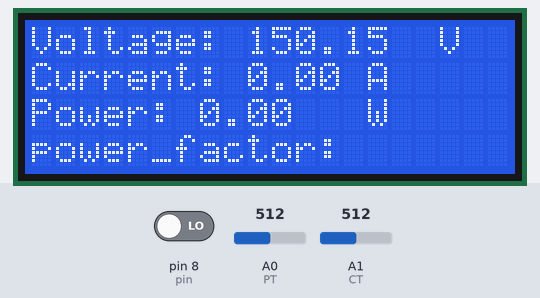
This sketch was run on a simulated Arduino Nano, built with avr-gcc and run on an emulated ATmega328P. Parts: 20×4 character LCD. The inputs (shaded band) are chosen by the test bench; at power-on: A0 (PT) = 512, A1 (CT) = 512, pin 8 (pin) LOW.

Above: at 2.2 s.
2.3 s: A0 (PT) set to 350
At 5.2 s:
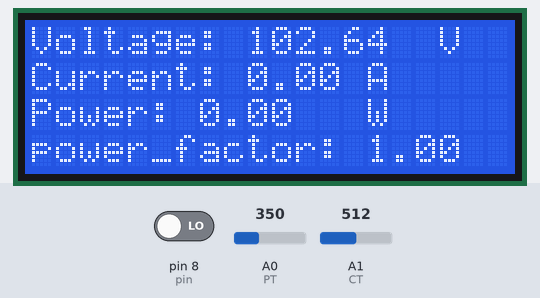
5.3 s: A1 (CT) set to 350
At 6.8 s:
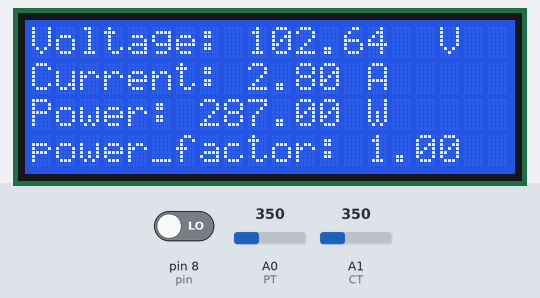
7.6 s: A0 (PT) set to 370
At 10.5 s:
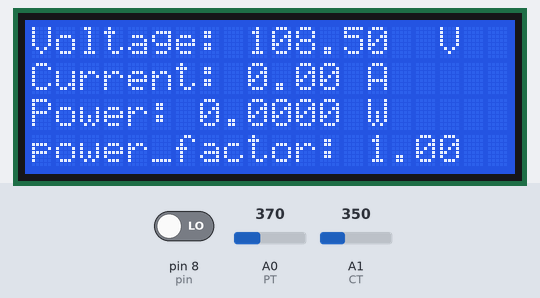
10.6 s: A0 (PT) set to 306
At 13.5 s:
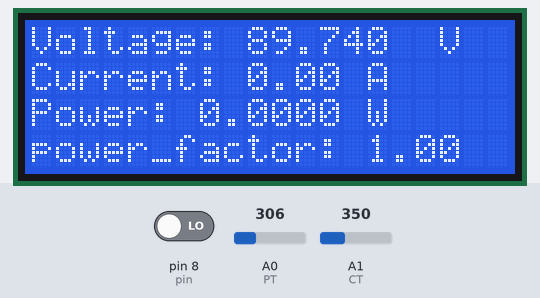
13.6 s: A1 (CT) set to 370
At 15.2 s:
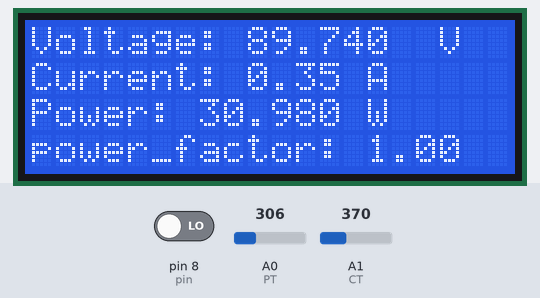
Timing chart, 0 to 16.7 s (numbered marks = the images above; inputs shaded):
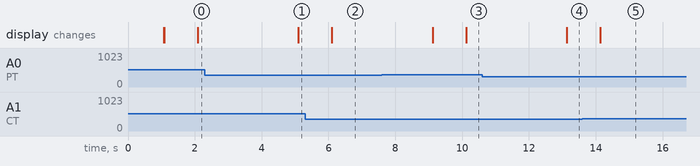

Measured:
- after the input at 2.3 s, the display: first differs from a run without the input after 2.8 s (image 1)
- after the input at 5.3 s, the display: changes after 0.80 s (image 2)
- after the input at 7.6 s, the display: first changes after 1.5 s (image 3 shows a later state)
- after the input at 10.6 s, the display: changes after 2.5 s (image 4)
- after the input at 13.6 s, the display: changes after 0.53 s (image 5)

The sketch:

Arduino_code.ino
```cpp
#include <LiquidCrystal.h>
#define NUM_SAMPLES 10

float sum = 0;
unsigned char sample_count = 0;
float voltage = 0.0;

LiquidCrystal lcd(12, 11, 5, 4, 3, 2);
const int PT = A0;
const int CT = A1;
float Cur;
float Vol;
float Power;


//float pulsewidth=0;
//float powerfactor=0;
//float phase=0;
int pin = 8;
float rads = 57.29577951; // 1 radian = approx 57 deg.
float degree = 360;
float frequency = 50;
float nano = 1 * pow (10,-6); // Multiplication factor to convert nano seconds into seconds

// Define floats to contain calculations

float pf;
float angle;
float pf_max = 0;
float angle_max = 0;
int ctr;


int mVperAmp = 100; // 185 = ACS712 5A, 100 = ACS712 20A, 66 = ACS712-30A
int ACSoffset = 2500;


double Voltage = 0;
double VRMS = 0;
double AmpsRMS = 0;


void setup() {

  pinMode(PT, INPUT);
  pinMode(CT, INPUT);
  pinMode(pin, INPUT);
  lcd.begin(20, 4);
  lcd.setCursor(1,1);
  lcd.print("EEE_428 PROJECT");
  delay(1000);
  lcd.clear();

  Constants();
}

void loop() {
  lcd.setCursor(0,2);
  ShowVoltage(9,0,PT);
  Vol = voltage;


 Voltage = getVPP();
 VRMS = (Voltage/2.0) *0.707;  //root 2 is 0.707
 AmpsRMS = (VRMS * 1000)/mVperAmp;
 Cur = AmpsRMS;
 lcd.setCursor(9,1);
 lcd.print(Cur);
 // ShowCurrent(9,1,CT);

  Power = Vol*Cur;
  lcd.setCursor(7,2);
  lcd.print(Power);

  //pulsewidth=pulseIn(8,HIGH);
  //phase=2*180*50*pulsewidth/1000000;
  //phase=180-phase;
  //powerfactor=cos(phase*3.1416/180);
 for (ctr = 0; ctr <=2; ctr++) // Perform 4 measurements then reset
  {
  // 1st line calculates the phase angle in degrees from differentiated time pulse
  // Function COS uses radians not Degree's hence conversion made by dividing angle / 57.2958
   angle = ((((pulseIn(pin, HIGH)) * nano)* degree)* frequency);
  // pf = cos(angle / rads);

   if (angle > angle_max) // Test if the angle is maximum angle
     {
      angle_max = angle; // If maximum record in variable "angle_max"
      pf_max = cos(angle_max / rads); // Calc PF from "angle_max"
     }
   }
   if (angle_max > 360) // If the calculation is higher than 360 do following...
   {
    angle_max = 0; // assign the 0 to "angle_max"
    pf_max = 1; // Assign the Unity PF to "pf_max"
   }
   if (angle_max == 0) // If the calculation is higher than 360 do following...
   {
    angle_max = 0; // assign the 0 to "angle_max"
    pf_max = 1; // Assign the Unity PF to "pf_max"
   }


  //lcd.setCursor(7,3);
  //lcd.print(angle_max);
  lcd.setCursor(14,3);
  lcd.print(pf_max);

  angle = 0; // Reset variables for next test
  angle_max = 0;


}

void Constants() {
  lcd.setCursor(0,0);
  lcd.print("Voltage: ");
  lcd.setCursor(0,1);
  lcd.print("Current: ");
  lcd.setCursor(0,2);
  lcd.print("Power: ");
  lcd.setCursor(0,3);
  lcd.print("power_factor: ");

  lcd.setCursor(17,0);
  lcd.print("V");
  lcd.setCursor(14,1);
  lcd.print("A");
  lcd.setCursor(14,2);
  lcd.print("W");

  lcd.setCursor(1,3);
  //lcd.print("== Energy Meter ==");
}


void ShowVoltage (int x, int y, unsigned int value)
{
  while (sample_count < NUM_SAMPLES)
  {
    sum += analogRead(value);
    sample_count++;
    delay(1);
  }

  voltage = ((float)sum / (float)NUM_SAMPLES * 300) / 1023.0;
  lcd.setCursor(x,y);
  lcd.print(voltage);
  sample_count = 0;
  sum = 0;
}


float getVPP()
{
  float result;
  int readValue;             //value read from the sensor
  int maxValue = 0;          // store max value here
  int minValue = 1024;          // store min value here

   uint32_t start_time = millis();
   while((millis()-start_time) < 1000) //sample for 1 Sec
   {
       readValue = analogRead(CT);
       // see if you have a new maxValue
       if (readValue > maxValue)
       {
           /*record the maximum sensor value*/
           maxValue = readValue;
       }
       if (readValue < minValue)
       {
           /*record the minimum sensor value*/
           minValue = readValue;
       }
   }

   // Subtract min from max
   result = ((maxValue - minValue) * 5.0)/1024.0;

   return result;
 }
```
